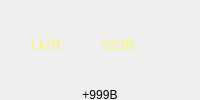
           <widget class="QFrame" name="LMBContainer">
            <layout class="QVBoxLayout" name="LeftClickContainer">
             <property name="spacing">
              <number>0</number>
             </property>
             <property name="leftMargin">
              <number>0</number>
             </property>
             <property name="topMargin">
              <number>0</number>
             </property>
             <property name="rightMargin">
              <number>0</number>
             </property>
             <property name="bottomMargin">
              <number>0</number>
             </property>
             <item>
              <layout class="QHBoxLayout" name="lclick_layout">
               <property name="spacing">
                <number>0</number>
               </property>
               <property name="sizeConstraint">
                <enum>QLayout::SetMaximumSize</enum>
               </property>
               <item>
                <widget class="QLabel" name="l_click_label">
                 <property name="palette">
                  <palette>
                   <active>
                    <colorrole role="WindowText">
                     <brush brushstyle="SolidPattern">
                      <color alpha="255">
                       <red>245</red>
                       <green>245</green>
                       <blue>137</blue>
                      </color>
                     </brush>
                    </colorrole>
                    <colorrole role="Button">
                     <brush brushstyle="SolidPattern">
                      <color alpha="255">
                       <red>240</red>
                       <green>240</green>
                       <blue>240</blue>
                      </color>
                     </brush>
                    </colorrole>
                    <colorrole role="Light">
                     <brush brushstyle="SolidPattern">
                      <color alpha="255">
                       <red>255</red>
                       <green>255</green>
                       <blue>255</blue>
                      </color>
                     </brush>
                    </colorrole>
                    <colorrole role="Midlight">
                     <brush brushstyle="SolidPattern">
                      <color alpha="255">
                       <red>227</red>
                       <green>227</green>
                       <blue>227</blue>
                      </color>
                     </brush>
                    </colorrole>
                    <colorrole role="Dark">
                     <brush brushstyle="SolidPattern">
                      <color alpha="255">
                       <red>160</red>
                       <green>160</green>
                       <blue>160</blue>
                      </color>
                     </brush>
                    </colorrole>
                    <colorrole role="Mid">
                     <brush brushstyle="SolidPattern">
                      <color alpha="255">
                       <red>160</red>
                       <green>160</green>
                       <blue>160</blue>
                      </color>
                     </brush>
                    </colorrole>
                    <colorrole role="Text">
                     <brush brushstyle="SolidPattern">
                      <color alpha="255">
                       <red>245</red>
                       <green>245</green>
                       <blue>137</blue>
                      </color>
                     </brush>
                    </colorrole>
                    <colorrole role="BrightText">
                     <brush brushstyle="SolidPattern">
                      <color alpha="255">
                       <red>255</red>
                       <green>255</green>
                       <blue>255</blue>
                      </color>
                     </brush>
                    </colorrole>
                    <colorrole role="ButtonText">
                     <brush brushstyle="SolidPattern">
                      <color alpha="255">
                       <red>245</red>
                       <green>245</green>
                       <blue>137</blue>
                      </color>
                     </brush>
                    </colorrole>
                    <colorrole role="Base">
                     <brush brushstyle="SolidPattern">
                      <color alpha="255">
                       <red>255</red>
                       <green>255</green>
                       <blue>255</blue>
                      </color>
                     </brush>
                    </colorrole>
                    <colorrole role="Window">
                     <brush brushstyle="SolidPattern">
                      <color alpha="66">
                       <red>0</red>
                       <green>0</green>
                       <blue>0</blue>
                      </color>
                     </brush>
                    </colorrole>
                    <colorrole role="Highlight">
                     <brush brushstyle="SolidPattern">
                      <color alpha="255">
                       <red>0</red>
                       <green>120</green>
                       <blue>215</blue>
                      </color>
                     </brush>
                    </colorrole>
                    <colorrole role="PlaceholderText">
                     <brush brushstyle="SolidPattern">
                      <color alpha="255">
                       <red>245</red>
                       <green>245</green>
                       <blue>137</blue>
                      </color>
                     </brush>
                    </colorrole>
                   </active>
                   <inactive>
                    <colorrole role="WindowText">
                     <brush brushstyle="SolidPattern">
                      <color alpha="255">
                       <red>245</red>
                       <green>245</green>
                       <blue>137</blue>
                      </color>
                     </brush>
                    </colorrole>
                    <colorrole role="Button">
                     <brush brushstyle="SolidPattern">
                      <color alpha="255">
                       <red>240</red>
                       <green>240</green>
                       <blue>240</blue>
                      </color>
                     </brush>
                    </colorrole>
                    <colorrole role="Light">
                     <brush brushstyle="SolidPattern">
                      <color alpha="255">
                       <red>255</red>
                       <green>255</green>
                       <blue>255</blue>
                      </color>
                     </brush>
                    </colorrole>
                    <colorrole role="Midlight">
                     <brush brushstyle="SolidPattern">
                      <color alpha="255">
                       <red>227</red>
                       <green>227</green>
                       <blue>227</blue>
                      </color>
                     </brush>
                    </colorrole>
                    <colorrole role="Dark">
                     <brush brushstyle="SolidPattern">
                      <color alpha="255">
                       <red>160</red>
                       <green>160</green>
                       <blue>160</blue>
                      </color>
                     </brush>
                    </colorrole>
                    <colorrole role="Mid">
                     <brush brushstyle="SolidPattern">
                      <color alpha="255">
                       <red>160</red>
                       <green>160</green>
                       <blue>160</blue>
                      </color>
                     </brush>
                    </colorrole>
                    <colorrole role="Text">
                     <brush brushstyle="SolidPattern">
                      <color alpha="255">
                       <red>245</red>
                       <green>245</green>
                       <blue>137</blue>
                      </color>
                     </brush>
                    </colorrole>
                    <colorrole role="BrightText">
                     <brush brushstyle="SolidPattern">
                      <color alpha="255">
                       <red>255</red>
                       <green>255</green>
                       <blue>255</blue>
                      </color>
                     </brush>
                    </colorrole>
                    <colorrole role="ButtonText">
                     <brush brushstyle="SolidPattern">
                      <color alpha="255">
                       <red>245</red>
                       <green>245</green>
                       <blue>137</blue>
                      </color>
                     </brush>
                    </colorrole>
                    <colorrole role="Base">
                     <brush brushstyle="SolidPattern">
                      <color alpha="255">
                       <red>255</red>
                       <green>255</green>
                       <blue>255</blue>
                      </color>
                     </brush>
                    </colorrole>
                    <colorrole role="Window">
                     <brush brushstyle="SolidPattern">
                      <color alpha="255">
                       <red>240</red>
                       <green>240</green>
                       <blue>240</blue>
                      </color>
                     </brush>
                    </colorrole>
                    <colorrole role="Highlight">
                     <brush brushstyle="SolidPattern">
                      <color alpha="255">
                       <red>240</red>
                       <green>240</green>
                       <blue>240</blue>
                      </color>
                     </brush>
                    </colorrole>
                    <colorrole role="PlaceholderText">
                     <brush brushstyle="SolidPattern">
                      <color alpha="255">
                       <red>245</red>
                       <green>245</green>
                       <blue>137</blue>
                      </color>
                     </brush>
                    </colorrole>
                   </inactive>
                   <disabled>
                    <colorrole role="WindowText">
                     <brush brushstyle="SolidPattern">
                      <color alpha="255">
                       <red>245</red>
                       <green>245</green>
                       <blue>137</blue>
                      </color>
                     </brush>
                    </colorrole>
                    <colorrole role="Button">
                     <brush brushstyle="SolidPattern">
                      <color alpha="255">
                       <red>240</red>
                       <green>240</green>
                       <blue>240</blue>
                      </color>
                     </brush>
                    </colorrole>
                    <colorrole role="Light">
                     <brush brushstyle="SolidPattern">
                      <color alpha="255">
                       <red>255</red>
                       <green>255</green>
                       <blue>255</blue>
                      </color>
                     </brush>
                    </colorrole>
                    <colorrole role="Midlight">
                     <brush brushstyle="SolidPattern">
                      <color alpha="255">
                       <red>247</red>
                       <green>247</green>
                       <blue>247</blue>
                      </color>
                     </brush>
                    </colorrole>
                    <colorrole role="Dark">
                     <brush brushstyle="SolidPattern">
                      <color alpha="255">
                       <red>160</red>
                       <green>160</green>
                       <blue>160</blue>
                      </color>
                     </brush>
                    </colorrole>
                    <colorrole role="Mid">
                     <brush brushstyle="SolidPattern">
                      <color alpha="255">
                       <red>160</red>
                       <green>160</green>
                       <blue>160</blue>
                      </color>
                     </brush>
                    </colorrole>
                    <colorrole role="Text">
                     <brush brushstyle="SolidPattern">
                      <color alpha="255">
                       <red>245</red>
                       <green>245</green>
                       <blue>137</blue>
                      </color>
                     </brush>
                    </colorrole>
                    <colorrole role="BrightText">
                     <brush brushstyle="SolidPattern">
                      <color alpha="255">
                       <red>255</red>
                       <green>255</green>
                       <blue>255</blue>
                      </color>
                     </brush>
                    </colorrole>
                    <colorrole role="ButtonText">
                     <brush brushstyle="SolidPattern">
                      <color alpha="255">
                       <red>245</red>
                       <green>245</green>
                       <blue>137</blue>
                      </color>
                     </brush>
                    </colorrole>
                    <colorrole role="Base">
                     <brush brushstyle="SolidPattern">
                      <color alpha="66">
                       <red>0</red>
                       <green>0</green>
                       <blue>0</blue>
                      </color>
                     </brush>
                    </colorrole>
                    <colorrole role="Window">
                     <brush brushstyle="SolidPattern">
                      <color alpha="66">
                       <red>0</red>
                       <green>0</green>
                       <blue>0</blue>
                      </color>
                     </brush>
                    </colorrole>
                    <colorrole role="Highlight">
                     <brush brushstyle="SolidPattern">
                      <color alpha="255">
                       <red>0</red>
                       <green>120</green>
                       <blue>215</blue>
                      </color>
                     </brush>
                    </colorrole>
                    <colorrole role="PlaceholderText">
                     <brush brushstyle="SolidPattern">
                      <color alpha="255">
                       <red>245</red>
                       <green>245</green>
                       <blue>137</blue>
                      </color>
                     </brush>
                    </colorrole>
                   </disabled>
                  </palette>
                 </property>
                 <property name="font">
                  <font>
                   <pointsize>11</pointsize>
                   <italic>false</italic>
                   <bold>false</bold>
                  </font>
                 </property>
                 <property name="text">
                  <string>LMB: </string>
                 </property>
                 <property name="alignment">
                  <set>Qt::AlignCenter</set>
                 </property>
                </widget>
               </item>
               <item>
                <widget class="QLabel" name="l_click_value">
                 <property name="palette">
                  <palette>
                   <active>
                    <colorrole role="WindowText">
                     <brush brushstyle="SolidPattern">
                      <color alpha="255">
                       <red>245</red>
                       <green>245</green>
                       <blue>137</blue>
                      </color>
                     </brush>
                    </colorrole>
                    <colorrole role="Text">
                     <brush brushstyle="SolidPattern">
                      <color alpha="255">
                       <red>245</red>
                       <green>245</green>
                       <blue>137</blue>
                      </color>
                     </brush>
                    </colorrole>
                    <colorrole role="ButtonText">
                     <brush brushstyle="SolidPattern">
                      <color alpha="255">
                       <red>245</red>
                       <green>245</green>
                       <blue>137</blue>
                      </color>
                     </brush>
                    </colorrole>
                    <colorrole role="Highlight">
                     <brush brushstyle="SolidPattern">
                      <color alpha="255">
                       <red>0</red>
                       <green>120</green>
                       <blue>215</blue>
                      </color>
                     </brush>
                    </colorrole>
                    <colorrole role="PlaceholderText">
                     <brush brushstyle="SolidPattern">
                      <color alpha="255">
                       <red>245</red>
                       <green>245</green>
                       <blue>137</blue>
                      </color>
                     </brush>
                    </colorrole>
                   </active>
                   <inactive>
                    <colorrole role="WindowText">
                     <brush brushstyle="SolidPattern">
                      <color alpha="255">
                       <red>245</red>
                       <green>245</green>
                       <blue>137</blue>
                      </color>
                     </brush>
                    </colorrole>
                    <colorrole role="Text">
                     <brush brushstyle="SolidPattern">
                      <color alpha="255">
                       <red>245</red>
                       <green>245</green>
                       <blue>137</blue>
                      </color>
                     </brush>
                    </colorrole>
                    <colorrole role="ButtonText">
                     <brush brushstyle="SolidPattern">
                      <color alpha="255">
                       <red>245</red>
                       <green>245</green>
                       <blue>137</blue>
                      </color>
                     </brush>
                    </colorrole>
                    <colorrole role="Highlight">
                     <brush brushstyle="SolidPattern">
                      <color alpha="255">
                       <red>240</red>
                       <green>240</green>
                       <blue>240</blue>
                      </color>
                     </brush>
                    </colorrole>
                    <colorrole role="PlaceholderText">
                     <brush brushstyle="SolidPattern">
                      <color alpha="255">
                       <red>245</red>
                       <green>245</green>
                       <blue>137</blue>
                      </color>
                     </brush>
                    </colorrole>
                   </inactive>
                   <disabled>
                    <colorrole role="WindowText">
                     <brush brushstyle="SolidPattern">
                      <color alpha="255">
                       <red>245</red>
                       <green>245</green>
                       <blue>137</blue>
                      </color>
                     </brush>
                    </colorrole>
                    <colorrole role="Text">
                     <brush brushstyle="SolidPattern">
                      <color alpha="255">
                       <red>245</red>
                       <green>245</green>
                       <blue>137</blue>
                      </color>
                     </brush>
                    </colorrole>
                    <colorrole role="ButtonText">
                     <brush brushstyle="SolidPattern">
                      <color alpha="255">
                       <red>245</red>
                       <green>245</green>
                       <blue>137</blue>
                      </color>
                     </brush>
                    </colorrole>
                    <colorrole role="Highlight">
                     <brush brushstyle="SolidPattern">
                      <color alpha="255">
                       <red>0</red>
                       <green>120</green>
                       <blue>215</blue>
                      </color>
                     </brush>
                    </colorrole>
                    <colorrole role="PlaceholderText">
                     <brush brushstyle="SolidPattern">
                      <color alpha="255">
                       <red>245</red>
                       <green>245</green>
                       <blue>137</blue>
                      </color>
                     </brush>
                    </colorrole>
                   </disabled>
                  </palette>
                 </property>
                 <property name="font">
                  <font>
                   <pointsize>11</pointsize>
                   <italic>false</italic>
                   <bold>false</bold>
                  </font>
                 </property>
                 <property name="text">
                  <string>999B</string>
                 </property>
                 <property name="alignment">
                  <set>Qt::AlignLeading|Qt::AlignLeft|Qt::AlignVCenter</set>
                 </property>
                </widget>
               </item>
              </layout>
             </item>
             <item>
              <widget class="QLabel" name="lmb_session_value">
               <property name="maximumSize">
                <size>
                 <width>16777215</width>
                 <height>10</height>
                </size>
               </property>
               <property name="text">
                <string>+999B</string>
               </property>
               <property name="alignment">
                <set>Qt::AlignCenter</set>
               </property>
              </widget>
             </item>
            </layout>
           </widget>
